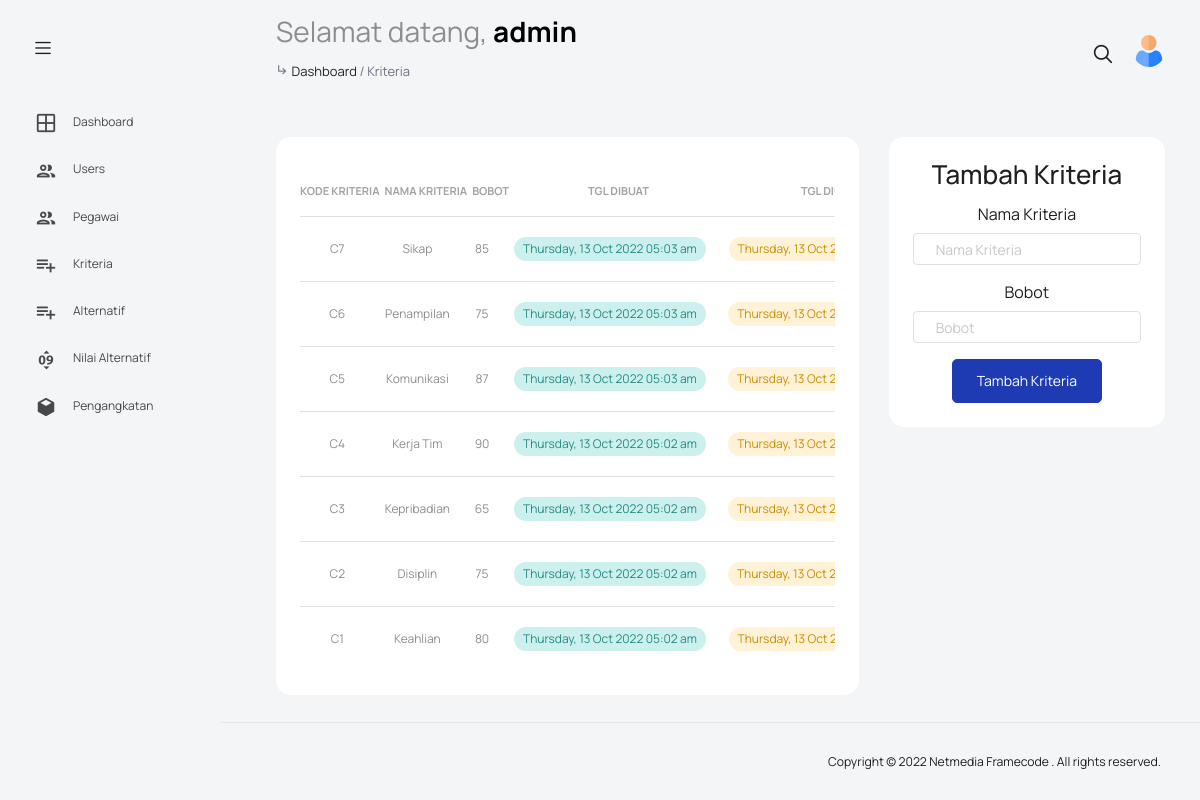
The page /views/kriteria.php (signed in) on the database its author committed.
### tables this page shows
CREATE TABLE `kriteria` (
  `id_kriteria` int(11) NOT NULL,
  `kode_kriteria` varchar(15) NOT NULL,
  `nama_kriteria` varchar(100) NOT NULL,
  `bobot` int(11) NOT NULL,
  `created_at` datetime NOT NULL DEFAULT current_timestamp(),
  `updated_at` datetime NOT NULL DEFAULT current_timestamp()
);

### controller/script.php (called while the page is built, shortened)
<?php
require_once("db_connect.php");
if (isset($_SESSION['data-user'])) {
  if ($_SESSION['data-user']['role'] <= 2) {
    $data_role3 = 25;
    $page_role3 = isset($_GET["page"]) ? (int)$_GET["page"] : 1;
    $awal_data_role3 = ($page_role3 > 1) ? ($page_role3 * $data_role3) - $data_role3 : 0;
    $kriteria = mysqli_query($conn, "SELECT * FROM kriteria ORDER BY id_kriteria DESC LIMIT $awal_data_role3, $data_role3");
  }
}

### views/kriteria.php (the view, shortened to what this page needs)
<?php require_once("../controller/script.php");
?>
<!DOCTYPE html>
<html lang="en">
<head><?php require_once("../resources/dash-header.php") ?></head>
<body>
  <div class="container-scroller">
    <?php require_once("../resources/dash-topbar.php") ?>
    <div class="container-fluid page-body-wrapper">
      <?php require_once("../resources/dash-sidebar.php") ?>
      <div class="main-panel">
        <div class="content-wrapper">
          <div class="row flex-row-reverse">
            <div class="col-lg-4">
              <div class="card card-rounded mt-3">
                <div class="card-body text-center">
                  <h2 class="mb-3">Tambah Kriteria</h2>
                  <form action="" method="post">
                    <div class="mb-3">
                      <label for="nama" class="form-label">Nama Kriteria</label>
                      <input type="text" name="nama" value="<?php if (isset($_POST['nama'])) {
                                                              echo $_POST['nama'];
                                                            } ?>" class="form-control" id="nama" placeholder="Nama Kriteria">
                    </div>
                    <div class="mb-3">
                      <label for="bobot" class="form-label">Bobot</label>
                      <input type="number" name="bobot" value="<?php if (isset($_POST['bobot'])) {
                                                              echo $_POST['bobot'];
                                                            } ?>" class="form-control" id="bobot" placeholder="Bobot">
                    </div>
                    <button type="submit" name="add-kriteria" class="btn btn-primary">Tambah Kriteria</button>
                  </form>
                </div>
              </div>
            </div>
            <div class="col-lg-8">
              <div class="card card-rounded mt-3">
                <div class="card-body">
                  <div class="table-responsive  mt-1">
                    <table class="table select-table text-center">
                      <thead>
                        <tr>
                          <th>Kode Kriteria</th>
                          <th>Nama Kriteria</th>
                          <th>Bobot</th>
                          <th>Tgl Dibuat</th>
                          <th>Tgl Diubah</th>
                        </tr>
                      </thead>
                      <tbody id="search-page">
                        <?php if (mysqli_num_rows($kriteria) == 0) { ?>
                          <tr>
                            <td colspan="7">Belum ada data kriteria</td>
                          </tr>
                          <?php } else if (mysqli_num_rows($kriteria) > 0) {
                          while ($row = mysqli_fetch_assoc($kriteria)) { ?>
                            <tr>
                              <td><?= $row['kode_kriteria'] ?></td>
                              <td><?= $row['nama_kriteria'] ?></td>
                              <td><?= $row['bobot'] ?></td>
                              <td>
                                <div class="badge badge-opacity-success">
                                  <?php $dateCreate = date_create($row['created_at']);
                                  echo date_format($dateCreate, "l, d M Y h:i a"); ?>
                                </div>
                              </td>
                              <td>
                                <div class="badge badge-opacity-warning">
                                  <?php $dateUpdate = date_create($row['updated_at']);
                                  echo date_format($dateUpdate, "l, d M Y h:i a"); ?>
                                </div>
                              </td>
                            </tr>
                        <?php }
                        } ?>
                      </tbody>
                    </table>
                  </div>
                </div>
              </div>
            </div>
          </div>
        </div>
        <?php require_once("../resources/dash-footer.php") ?>
</body>
</html>

### rows shown on the page
kriteria: kode_kriteria "C7", nama_kriteria "Sikap", bobot "85", created_at "Thursday, 13 Oct 2022 05:03 am", updated_at "Thursday, 13 Oct…"
kriteria: kode_kriteria "C6", nama_kriteria "Penampilan", bobot "75", created_at "Thursday, 13 Oct 2022 05:03 am", updated_at "Thursday, 13 Oct…"
kriteria: kode_kriteria "C5", nama_kriteria "Komunikasi", bobot "87", created_at "Thursday, 13 Oct 2022 05:03 am", updated_at "Thursday, 13 Oct…"
kriteria: kode_kriteria "C4", nama_kriteria "Kerja Tim", bobot "90", created_at "Thursday, 13 Oct 2022 05:02 am", updated_at "Thursday, 13 Oct…"
kriteria: kode_kriteria "C3", nama_kriteria "Kepribadian", bobot "65", created_at "Thursday, 13 Oct 2022 05:02 am", updated_at "Thursday, 13 Oct…"
kriteria: kode_kriteria "C2", nama_kriteria "Disiplin", bobot "75", created_at "Thursday, 13 Oct 2022 05:02 am", updated_at "Thursday, 13 Oct…"
kriteria: kode_kriteria "C1", nama_kriteria "Keahlian", bobot "80", created_at "Thursday, 13 Oct 2022 05:02 am", updated_at "Thursday, 13 Oct…"

### other values the page prints
$_SESSION['data-user']['username'] "admin"
$_SESSION['page-name'] "Kriteria"
